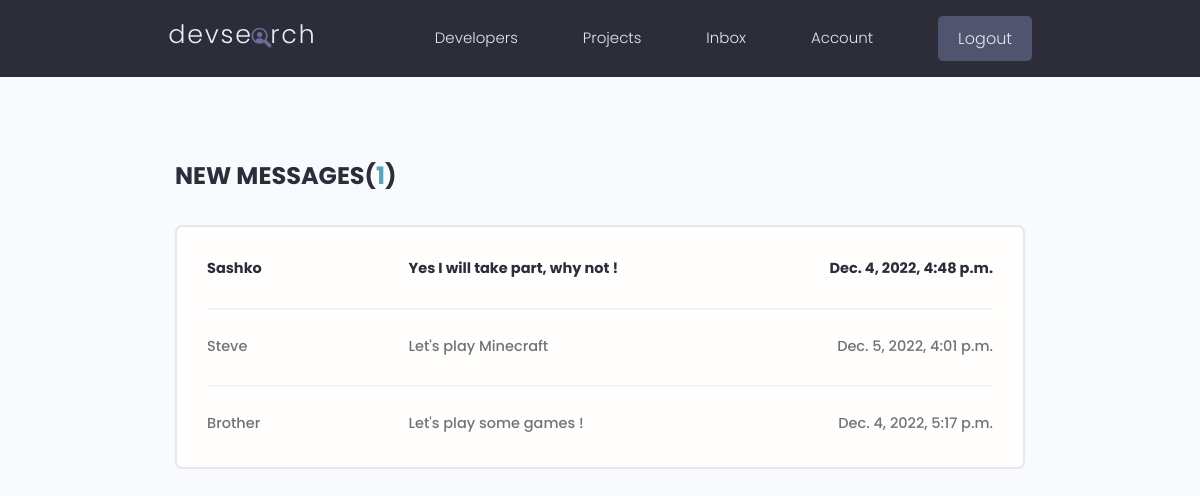
Page /inbox/ (signed in) on the earlier database version.
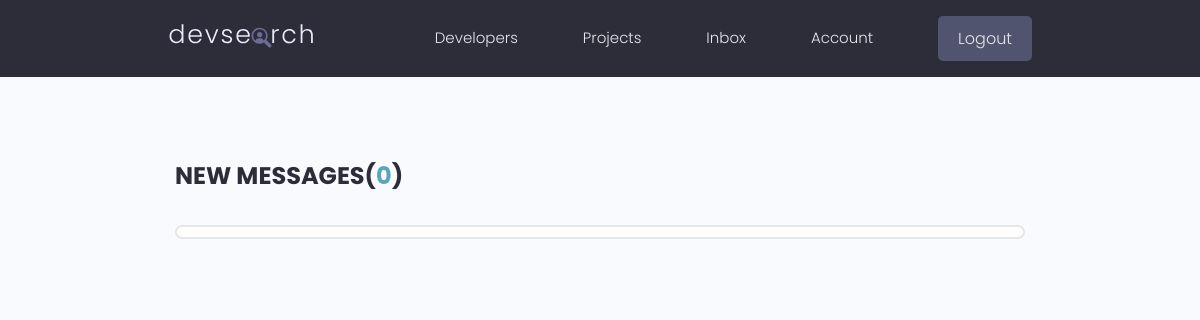
Same page on the later database version.
### users/models.py (models this page shows, shortened)
class Message(models.Model):
    sender = models.ForeignKey(Profile, on_delete=models.SET_NULL, null=True, blank=True)
    recipient = models.ForeignKey(Profile, on_delete=models.SET_NULL, null=True, blank=True, related_name="messages")
    name = models.CharField(max_length=200, blank=True, null=True)
    email = models.EmailField(max_length=500, blank=True, null=True)
    is_read = models.BooleanField(default=False, null=True)
    subject = models.CharField(max_length=200, blank=True, null=True)
    body = models.TextField()
    created = models.DateTimeField(auto_now_add=True)
    id = models.UUIDField(default=uuid.uuid4, unique=True, primary_key=True, editable=False)
    class Meta:
        ordering = ['is_read', '-created']

### users/views.py (the view)
# urls.py: path('inbox/', views.inbox, name='inbox'),
@login_required(login_url='login')
def inbox(request):
    profile = request.user.profile
    messageRequest = profile.messages.all()
    unreadCount = messageRequest.filter(is_read=False).count()
    context = {'messageRequest': messageRequest, 'unreadCount':unreadCount}
    return render(request, 'users/inbox.html', context)

### users/templates/users/inbox.html
{% extends 'main.html' %}
{% block content %}
  <main class="inbox my-xl">
    <div class="content-box">
      <h3 class="inbox__title">New Messages(<span>{{unreadCount}}</span>)</h3>
      <ul class="messages">
        {% for message in messageRequest %}
        {% if message.is_read%}
        <li class="message">
        {% else %}
        <li class="message message--unread">
        {% endif %}
            <a href="{% url 'message' message.id %}">
              <span class="message__author">{{message.name}}</span>
              <span class="message__subject">{{message.body}}</span>
              <span class="message__date">{{message.created}}</span>
            </a>
        </li>
        {% endfor %}
      </ul>
    </div>
  </main>
  {% endblock %}

Differences in the rows shown:
removed Message: name "Sashko", body "Yes I will take part, why not !", created "Dec. 4, 2022, 4:48 p.m."
removed Message: name "Steve", body "Let's play Minecraft", created "Dec. 5, 2022, 4:01 p.m."
removed Message: name "Brother", body "Let's play some games !", created "Dec. 4, 2022, 5:17 p.m."
Other differences:
{{ unreadCount }}: "1" → "0"
